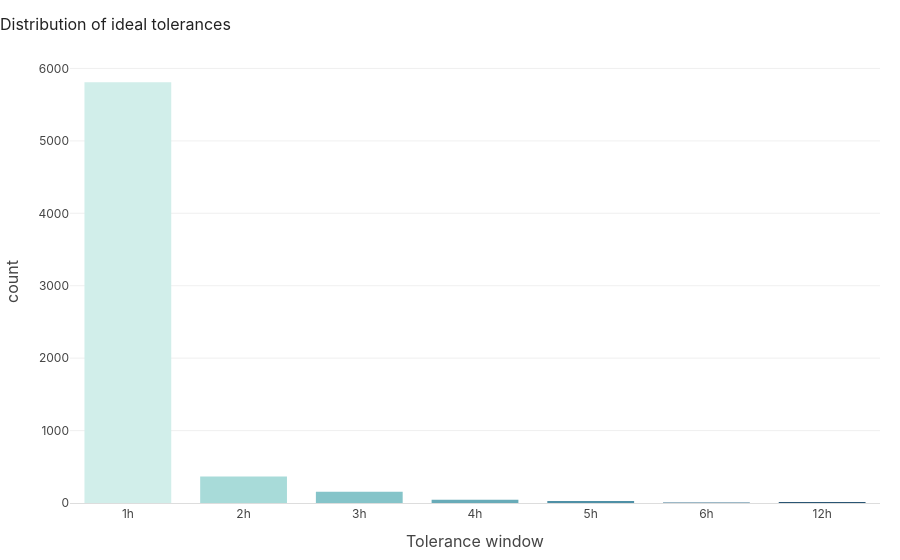

Here is the notebook cell this chart was saved with:
### Code cell
hour_order = ["1h", "2h", "3h", "4h", "5h", "6h", "12h"]

fig = px.histogram(
    ideal_tolerances.sort("tolerance", descending=True),
    x="tolerance",
    category_orders={"tolerance": hour_order},
    color="tolerance",
    color_discrete_sequence=px.colors.sequential.Teal,
    labels={"tolerance": "Tolerance window", "count": "Count"},
    title="Distribution of ideal tolerances",
)

fig.update_layout(
    showlegend=False,
    plot_bgcolor="white",
    paper_bgcolor="white",
    font=dict(family="Inter, sans-serif", size=13, color="#444"),
    title=dict(
        font=dict(size=16, color="#222"), x=0, xanchor="left", pad=dict(l=0, b=16)
    ),
    xaxis=dict(
        categoryorder="array",
        categoryarray=hour_order,
        showgrid=False,
        showline=True,
        linecolor="#ddd",
        tickfont=dict(size=12),
    ),
    yaxis=dict(
        showgrid=True,
        gridcolor="#f0f0f0",
        showline=False,
        tickfont=dict(size=12),
    ),
    bargap=0.25,
    margin=dict(l=40, r=20, t=60, b=40),
)

fig.update_traces(marker_line_width=0)

fig.show()

### Figure 1 — Plotly figure (JSON) as saved in the notebook; plotly's stock layout.template omitted (floating-point values rounded to 4 significant figures; data arrays with more than 128 entries replaced by an {"elided": "..."} marker saying what was removed)
{"data": [{"bingroup": "x", "hovertemplate": "Tolerance window=%{x}<br>count=%{y}<extra></extra>", "legendgroup": "1h", "marker": {"color": "rgb(209, 238, 234)", "line": {"width": 0}, "pattern": {"shape": ""}}, "name": "1h", "orientation": "v", "showlegend": true, "type": "histogram", "x": {"elided": "5811 str values"}, "xaxis": "x", "yaxis": "y"}, {"bingroup": "x", "hovertemplate": "Tolerance window=%{x}<br>count=%{y}<extra></extra>", "legendgroup": "2h", "marker": {"color": "rgb(168, 219, 217)", "line": {"width": 0}, "pattern": {"shape": ""}}, "name": "2h", "orientation": "v", "showlegend": true, "type": "histogram", "x": {"elided": "365 str values"}, "xaxis": "x", "yaxis": "y"}, {"bingroup": "x", "hovertemplate": "Tolerance window=%{x}<br>count=%{y}<extra></extra>", "legendgroup": "3h", "marker": {"color": "rgb(133, 196, 201)", "line": {"width": 0}, "pattern": {"shape": ""}}, "name": "3h", "orientation": "v", "showlegend": true, "type": "histogram", "x": {"elided": "156 str values"}, "xaxis": "x", "yaxis": "y"}, {"bingroup": "x", "hovertemplate": "Tolerance window=%{x}<br>count=%{y}<extra></extra>", "legendgroup": "4h", "marker": {"color": "rgb(104, 171, 184)", "line": {"width": 0}, "pattern": {"shape": ""}}, "name": "4h", "orientation": "v", "showlegend": true, "type": "histogram", "x": ["4h", "4h", "4h", "4h", "4h", "4h", "4h", "4h", "4h", "4h", "4h", "4h", "4h", "4h", "4h", "4h", "4h", "4h", "4h", "4h", "4h", "4h", "4h", "4h", "4h", "4h", "4h", "4h", "4h", "4h", "4h", "4h", "4h", "4h", "4h", "4h", "4h", "4h", "4h", "4h", "4h", "4h", "4h", "4h"], "xaxis": "x", "yaxis": "y"}, {"bingroup": "x", "hovertemplate": "Tolerance window=%{x}<br>count=%{y}<extra></extra>", "legendgroup": "5h", "marker": {"color": "rgb(79, 144, 166)", "line": {"width": 0}, "pattern": {"shape": ""}}, "name": "5h", "orientation": "v", "showlegend": true, "type": "histogram", "x": ["5h", "5h", "5h", "5h", "5h", "5h", "5h", "5h", "5h", "5h", "5h", "5h", "5h", "5h", "5h", "5h", "5h", "5h", "5h", "5h", "5h", "5h", "5h", "5h", "5h", "5h"], "xaxis": "x", "yaxis": "y"}, {"bingroup": "x", "hovertemplate": "Tolerance window=%{x}<br>count=%{y}<extra></extra>", "legendgroup": "6h", "marker": {"color": "rgb(59, 115, 143)", "line": {"width": 0}, "pattern": {"shape": ""}}, "name": "6h", "orientation": "v", "showlegend": true, "type": "histogram", "x": ["6h", "6h", "6h", "6h", "6h", "6h", "6h"], "xaxis": "x", "yaxis": "y"}, {"bingroup": "x", "hovertemplate": "Tolerance window=%{x}<br>count=%{y}<extra></extra>", "legendgroup": "12h", "marker": {"color": "rgb(42, 86, 116)", "line": {"width": 0}, "pattern": {"shape": ""}}, "name": "12h", "orientation": "v", "showlegend": true, "type": "histogram", "x": ["12h", "12h", "12h", "12h", "12h", "12h", "12h", "12h", "12h", "12h", "12h", "12h", "12h", "12h"], "xaxis": "x", "yaxis": "y"}], "layout": {"bargap": 0.25, "barmode": "relative", "font": {"color": "#444", "family": "Inter, sans-serif", "size": 13}, "legend": {"title": {"text": "Tolerance window"}, "tracegroupgap": 0}, "margin": {"b": 40, "l": 40, "r": 20, "t": 60}, "paper_bgcolor": "white", "plot_bgcolor": "white", "showlegend": false, "title": {"font": {"color": "#222", "size": 16}, "pad": {"b": 16, "l": 0}, "text": "Distribution of ideal tolerances", "x": 0, "xanchor": "left"}, "xaxis": {"anchor": "y", "categoryarray": ["1h", "2h", "3h", "4h", "5h", "6h", "12h"], "categoryorder": "array", "domain": [0, 1], "linecolor": "#ddd", "showgrid": false, "showline": true, "tickfont": {"size": 12}, "title": {"text": "Tolerance window"}}, "yaxis": {"anchor": "x", "domain": [0, 1], "gridcolor": "#f0f0f0", "showgrid": true, "showline": false, "tickfont": {"size": 12}, "title": {"text": "count"}}}}
